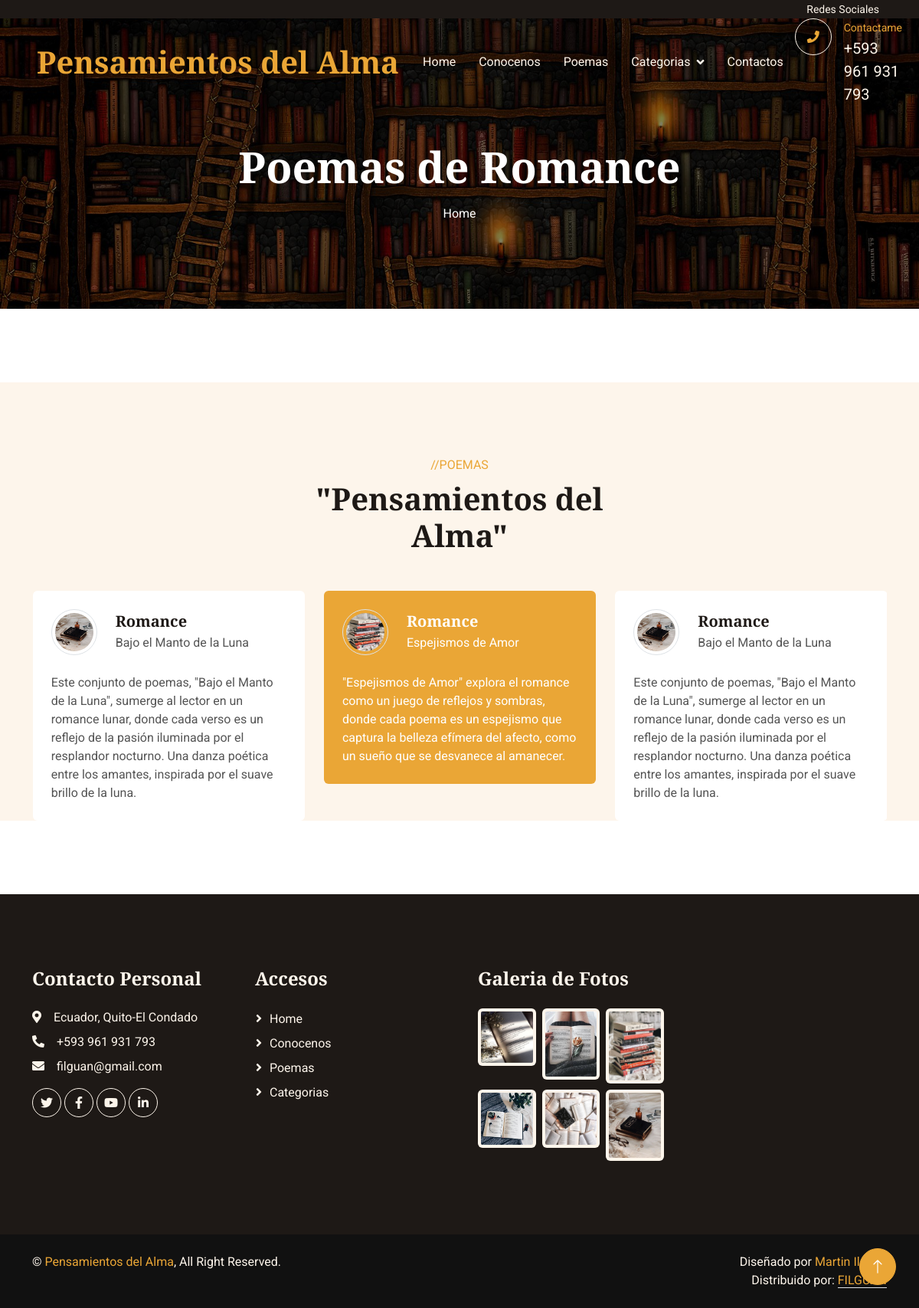
The page /romances/ on the database as committed earlier.
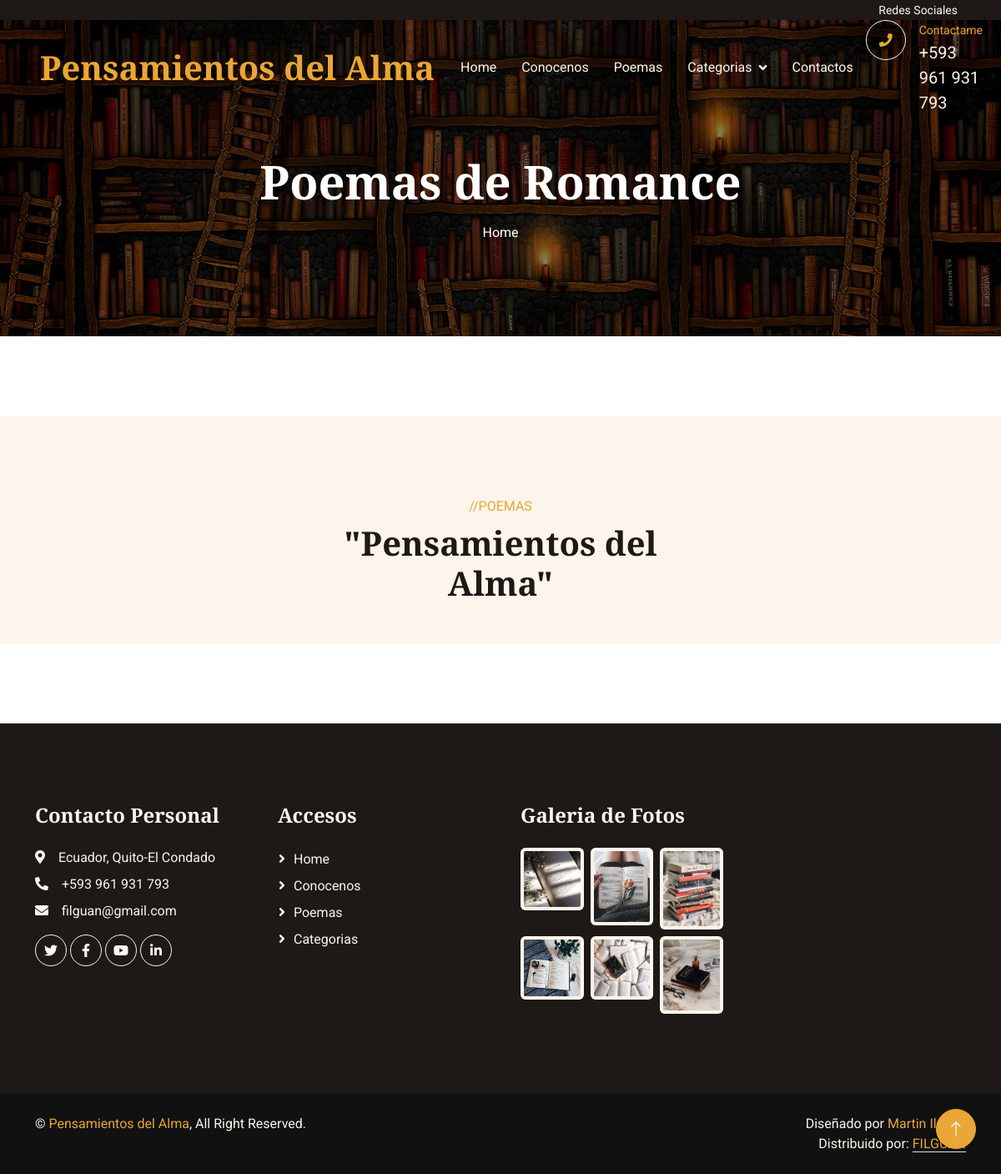
The same page on the database as committed later.
### romances/models.py (models this page shows, shortened)
class Romances(models.Model):
    title=models.CharField(max_length=100, verbose_name="Título")
    subtitle=models.CharField(max_length=100, verbose_name="SubTítulo")
    content=models.TextField(verbose_name="Descipción")
    image=models.ImageField(upload_to="romance", verbose_name="Imagen")
    created=models.DateTimeField(auto_now_add=True, verbose_name="Fecha de Creación")
    updated=models.DateTimeField(auto_now=True, verbose_name="Fecha de Edición")
    class Meta:
        verbose_name="Poema de Romance"
        verbose_name_plural="Poemas de Romance"
        ordering=['-created']

### romances/views.py (the view)
# urls.py: path('', views.romance, name="romance"),
def romance(request):
    romances = Romances.objects.all()
    return render(request,"romances/romance.html", {'romances':romances})

### pages/templatetags/pages_extras.py (called while the page is built)
@register.simple_tag
def get_pages():
    pages=Page.objects.all()
    return pages

### social/processors.py (called while the page is built)
def ctx_dict(request):
    dict_urls={}
    urls=Social.objects.all()
    for url in urls:
        dict_urls[url.key]=url.url
    return dict_urls

### romances/templates/romances/romance.html (shortened to what this page needs)
{% extends "core/base.html" %}
{% load static %}
{% block TitleHeader %}
<h1 class="display-4 text-white animated slideInDown mb-3">Poemas de Romance</h1>
{% endblock  %}
{% block content %}
<div class="container-xxl bg-light my-6 py-6 pb-0">
    <div class="container">
        <div class="text-center mx-auto mb-5 wow fadeInUp" data-wow-delay="0.1s" style="max-width: 500px;">
            <p class="text-primary text-uppercase mb-2">//POEMAS</p>
            <h1 class="display-6 mb-4">"Pensamientos del Alma"</h1>
        </div>
        <div class="owl-carousel testimonial-carousel wow fadeInUp" data-wow-delay="0.1s">
            {% for romances in romances %}
            <div class="testimonial-item bg-white rounded p-4">
                <div class="d-flex align-items-center mb-4">
                    <img class="flex-shrink-0 rounded-circle border p-1" src="{{romances.image.url}}" alt="">
                    <div class="ms-4">
                        <h5 class="mb-1">{{romances.title}}</h5>
                        <span>{{romances.subtitle}}</span>
                    </div>
                </div>
                <p class="mb-0">{{romances.content}}</p>
            </div>
            {% endfor %}
        </div>
    </div>
</div>
{% endblock  %}

Rows that differ between the two databases and show on the page:
removed Romances: image (picture), title "Romance", subtitle "Espejismos de Amor", content "\"Espejismos de Amor\" explora el romance como un juego de reflejos y sombras, donde cada poema es un espejismo que captura la belleza efímera del afecto, como un sueño que se desvanece al amanecer."
removed Romances: image (picture), title "Romance", subtitle "Bajo el Manto de la Luna", content "Este conjunto de poemas, \"Bajo el Manto de la Luna\", sumerge al lector en un romance lunar, donde cada verso es un reflejo de la pasión iluminada por el resplandor nocturno. Una danza poética entre los amantes, inspirada por el suave brillo de la luna."
